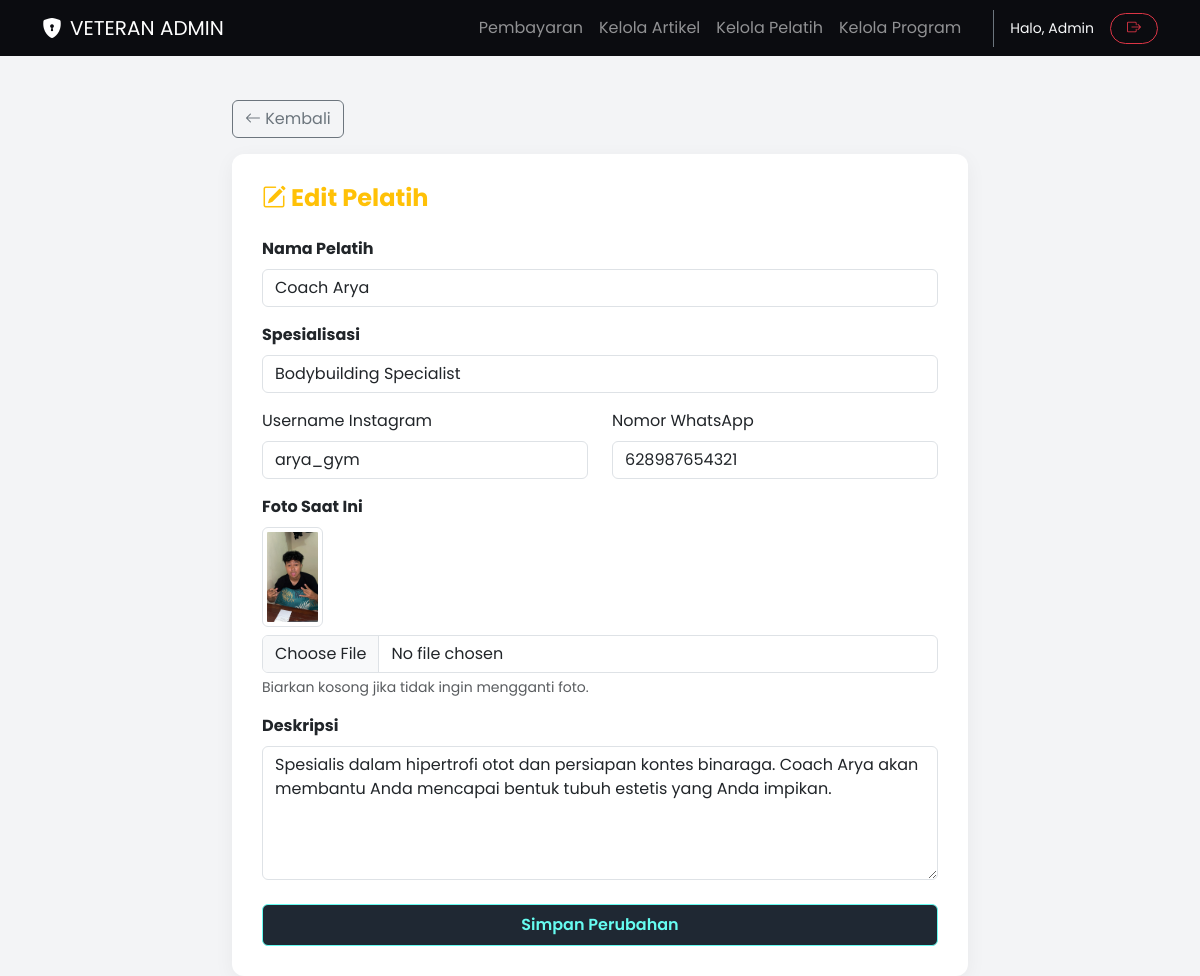
The page /project/admin/edit_pelatih.php?id=2 (signed in) on the database its author committed.
### tables this page shows
CREATE TABLE `pelatih` (
  `id_pelatih` int(11) NOT NULL,
  `nama_pelatih` varchar(100) NOT NULL,
  `spesialisasi` varchar(100) DEFAULT NULL,
  `foto` varchar(255) DEFAULT NULL,
  `deskripsi` text DEFAULT NULL,
  `instagram` varchar(100) DEFAULT NULL,
  `no_wa` varchar(20) DEFAULT NULL
);

### project/admin/edit_pelatih.php (the view, shortened to what this page needs)
<?php
include '../../include/koneksi.php';
if (isset($_GET['id'])) {
    $id = (int) $_GET['id'];
    $sql = "SELECT * FROM pelatih WHERE id_pelatih = $id";
    $result = $koneksi->query($sql);
    $data = $result->fetch_assoc();
} else {
    header("Location: kelola_pelatih.php");
    exit;
}
?>
<!DOCTYPE html>
<html lang="id">
<head>
    <link href="https://cdn.jsdelivr.net/npm/bootstrap@5.3.3/dist/css/bootstrap.min.css" rel="stylesheet">
    <link href="https://cdn.jsdelivr.net/npm/bootstrap-icons@1.11.3/font/bootstrap-icons.css" rel="stylesheet">
</head>
<body>
    <nav class="navbar navbar-expand-lg navbar-dark fixed-top">
        <div class="container">
            <a class="navbar-brand" href="admin.php">
                <i class="bi bi-shield-lock-fill me-2"></i>VETERAN ADMIN
            </a>
            <div class="collapse navbar-collapse" id="adminNav">
                <ul class="navbar-nav ms-auto me-4">
                    <li class="nav-item"><a class="nav-link" href="admin.php">Pembayaran</a></li>
                    <li class="nav-item"><a class="nav-link" href="kelola_artikel.php">Kelola Artikel</a></li>
                    <li class="nav-item"><a class="nav-link" href="kelola_pelatih.php">Kelola Pelatih</a></li>
                    <li class="nav-item"><a class="nav-link" href="kelola_program.php">Kelola Program</a></li>
                </ul>
                <div class="d-flex align-items-center border-start ps-3 border-secondary">
                    <span class="navbar-text me-3 text-light d-none d-md-block small">
                        Halo, Admin
                    </span>
                    <a href="logout.php" class="btn btn-outline-danger btn-sm px-3 rounded-pill">
                        <i class="bi bi-box-arrow-right"></i>
                    </a>
                </div>
            </div>
        </div>
    </nav>
    <div style="height: 100px;"></div>
    <div class="container">
        <div class="row justify-content-center">
            <div class="col-lg-8">
                <a href="kelola_pelatih.php" class="btn btn-outline-secondary mb-3"><i class="bi bi-arrow-left"></i>
                    Kembali</a>
                <div class="dashboard-card">
                    <h4 class="mb-4 text-warning fw-bold"><i class="bi bi-pencil-square"></i> Edit Pelatih</h4>
                    <form action="" method="POST" enctype="multipart/form-data">
                        <div class="mb-3">
                            <label class="form-label fw-bold">Nama Pelatih</label>
                            <input type="text" name="nama" class="form-control"
                                value="<?php echo $data['nama_pelatih']; ?>" required>
                        </div>
                        <div class="mb-3">
                            <label class="form-label fw-bold">Spesialisasi</label>
                            <input type="text" name="spesialisasi" class="form-control"
                                value="<?php echo $data['spesialisasi']; ?>" required>
                        </div>
                        <div class="row">
                            <div class="col-md-6 mb-3">
                                <label class="form-label">Username Instagram</label>
                                <input type="text" name="instagram" class="form-control"
                                    value="<?php echo $data['instagram']; ?>">
                            </div>
                            <div class="col-md-6 mb-3">
                                <label class="form-label">Nomor WhatsApp</label>
                                <input type="text" name="no_wa" class="form-control"
                                    value="<?php echo $data['no_wa']; ?>">
                            </div>
                        </div>
                        <div class="mb-3">
                            <label class="form-label fw-bold d-block">Foto Saat Ini</label>
                            <img src="../../image/<?php echo $data['foto']; ?>" class="img-thumbnail mb-2"
                                style="height: 100px;">
                            <input type="file" name="foto" class="form-control" accept="image/*">
                            <div class="form-text">Biarkan kosong jika tidak ingin mengganti foto.</div>
                        </div>
                        <div class="mb-4">
                            <label class="form-label fw-bold">Deskripsi</label>
                            <textarea name="deskripsi" class="form-control" rows="5"
                                required><?php echo $data['deskripsi']; ?></textarea>
                        </div>
                        <button type="submit" class="btn btn-primary-custom w-100 py-2">Simpan Perubahan</button>
                    </form>
                </div>
            </div>
        </div>
    </div>
</body>
</html>

### project/admin/edit_pelatih.php (style rules this page uses)
:root { --primary-dark: #0b0c10; --secondary-dark: #1f2833; --accent-cyan: #66fcf1; --card-bg: #ffffff; }
body { background-color: #f3f4f6; font-family: 'Poppins', sans-serif; }
.navbar { background-color: var(--primary-dark) !important; }
.dashboard-card { background-color: #fff; border-radius: 12px; padding: 30px; box-shadow: 0 5px 20px rgba(0, 0, 0, 0.05); }
.btn-primary-custom { background-color: var(--secondary-dark); color: var(--accent-cyan); border: 1px solid var(--accent-cyan); font-weight: 600; }

### rows shown on the page
pelatih: nama "Coach Arya", spesialisasi "Bodybuilding Specialist", instagram "arya_gym", no_wa "628987654321", foto (picture), deskripsi "Spesialis dalam hipertrofi otot dan persiapan kontes binaraga. Coach Arya akan membantu Anda mencapai bentuk tubuh estetis yang Anda impikan."
